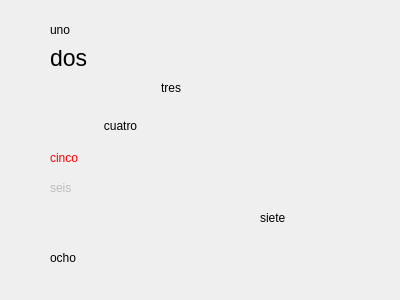
<?xml version="1.0" encoding="UTF-8"?>
<ui version="4.0">
 <class>formEtiqueta</class>
 <widget class="QWidget" name="formEtiqueta">
  <property name="geometry">
   <rect>
    <x>0</x>
    <y>0</y>
    <width>400</width>
    <height>300</height>
   </rect>
  </property>
  <property name="windowTitle">
   <string>Form</string>
  </property>
  <widget class="QLabel" name="lbl01">
   <property name="geometry">
    <rect>
     <x>50</x>
     <y>20</y>
     <width>131</width>
     <height>20</height>
    </rect>
   </property>
   <property name="text">
    <string>uno</string>
   </property>
   <property name="margin">
    <number>0</number>
   </property>
  </widget>
  <widget class="QLabel" name="lbl02">
   <property name="geometry">
    <rect>
     <x>50</x>
     <y>50</y>
     <width>131</width>
     <height>16</height>
    </rect>
   </property>
   <property name="font">
    <font>
     <pointsize>17</pointsize>
    </font>
   </property>
   <property name="text">
    <string>dos</string>
   </property>
  </widget>
  <widget class="QLabel" name="lbl03">
   <property name="geometry">
    <rect>
     <x>50</x>
     <y>80</y>
     <width>131</width>
     <height>16</height>
    </rect>
   </property>
   <property name="text">
    <string>tres</string>
   </property>
   <property name="alignment">
    <set>Qt::AlignRight|Qt::AlignTrailing|Qt::AlignVCenter</set>
   </property>
  </widget>
  <widget class="QLabel" name="lbl04">
   <property name="geometry">
    <rect>
     <x>50</x>
     <y>110</y>
     <width>141</width>
     <height>31</height>
    </rect>
   </property>
   <property name="text">
    <string>cuatro</string>
   </property>
   <property name="alignment">
    <set>Qt::AlignCenter</set>
   </property>
  </widget>
  <widget class="QLabel" name="lbl05">
   <property name="geometry">
    <rect>
     <x>50</x>
     <y>150</y>
     <width>131</width>
     <height>16</height>
    </rect>
   </property>
   <property name="styleSheet">
    <string notr="true">color:red</string>
   </property>
   <property name="text">
    <string>cinco</string>
   </property>
  </widget>
  <widget class="QLabel" name="lbl06">
   <property name="enabled">
    <bool>false</bool>
   </property>
   <property name="geometry">
    <rect>
     <x>50</x>
     <y>180</y>
     <width>131</width>
     <height>16</height>
    </rect>
   </property>
   <property name="text">
    <string>seis</string>
   </property>
  </widget>
  <widget class="QLabel" name="lbl07">
   <property name="geometry">
    <rect>
     <x>260</x>
     <y>210</y>
     <width>91</width>
     <height>16</height>
    </rect>
   </property>
   <property name="text">
    <string>siete</string>
   </property>
  </widget>
  <widget class="QLabel" name="lb08">
   <property name="geometry">
    <rect>
     <x>50</x>
     <y>250</y>
     <width>131</width>
     <height>16</height>
    </rect>
   </property>
   <property name="text">
    <string>ocho</string>
   </property>
  </widget>
 </widget>
 <resources/>
 <connections/>
</ui>
